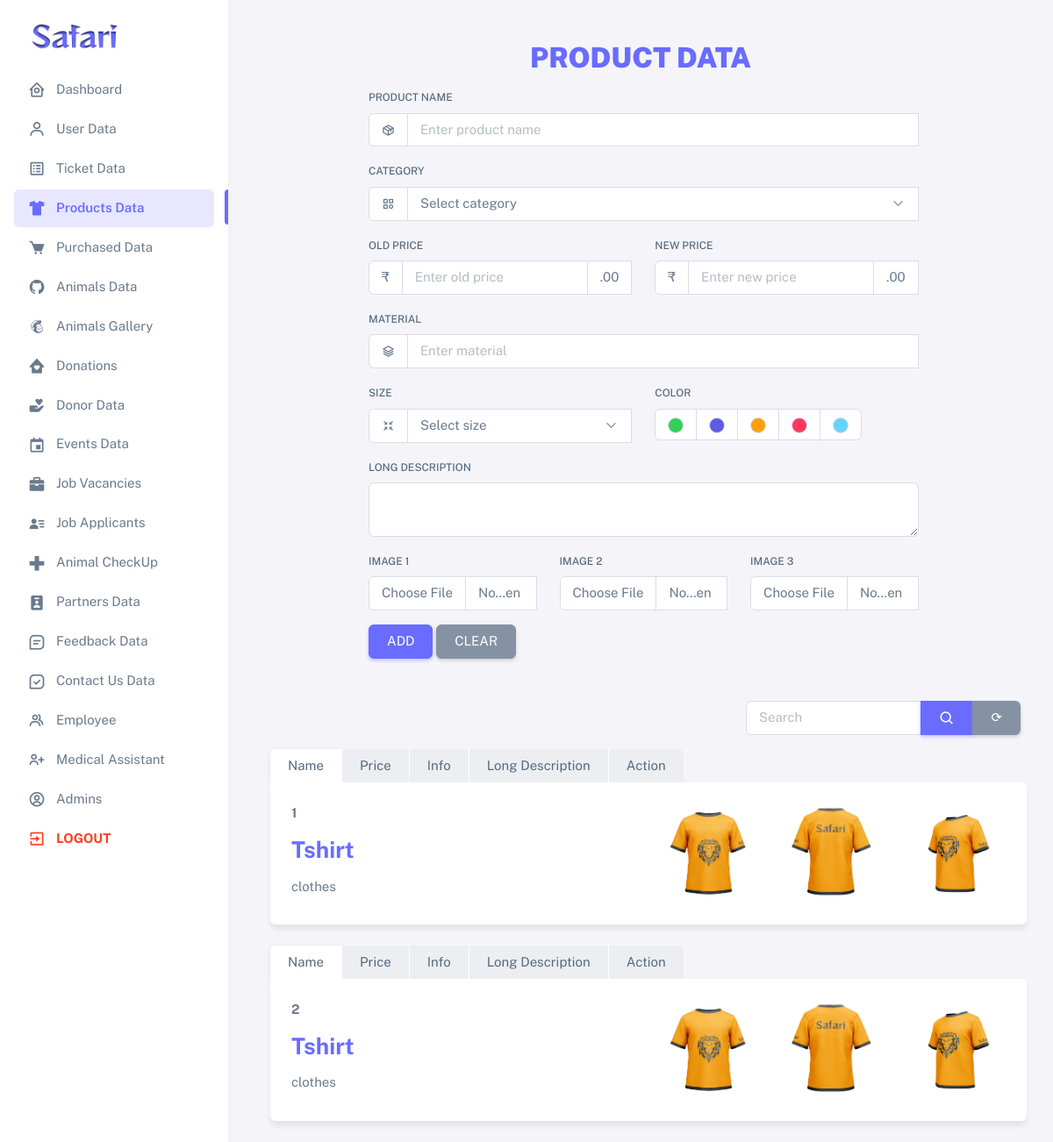
The app's page /admin/html/product-data.php with its own data.
### tables this page shows
CREATE TABLE `products` (
  `id` int(11) NOT NULL,
  `category` varchar(20) NOT NULL,
  `name` varchar(20) NOT NULL,
  `old_price` int(10) NOT NULL,
  `new_price` int(10) NOT NULL,
  `material` varchar(20) NOT NULL,
  `size` varchar(50) NOT NULL,
  `color` varchar(20) NOT NULL,
  `desc` varchar(100) NOT NULL,
  `img1` varchar(20) NOT NULL,
  `img2` varchar(20) NOT NULL,
  `img3` varchar(20) NOT NULL
);

### admin/html/product-data.php (the view, shortened to what the rows shown need)
<!DOCTYPE html>
<html lang="en" class="light-style layout-menu-fixed" dir="ltr" data-theme="theme-default" data-assets-path="../assets/"
   data-template="vertical-menu-template-free">
<head>
   <link rel="stylesheet" href="../assets/vendor/fonts/boxicons.css" />
   <link rel="stylesheet" href="../assets/vendor/css/core.css" class="template-customizer-core-css" />
   <link rel="stylesheet" href="../assets/vendor/css/theme-default.css" class="template-customizer-theme-css" />
   <link rel="stylesheet" href="../assets/css/demo.css" />
   <link rel="stylesheet" href="../assets/vendor/libs/perfect-scrollbar/perfect-scrollbar.css" />
   <link rel="stylesheet" href="../assets/vendor/libs/apex-charts/apex-charts.css" />
   <link rel="stylesheet" href="https://cdn.datatables.net/2.0.2/css/dataTables.bootstrap5.css">
</head>
<body>
   <div class="layout-wrapper layout-content-navbar">
      <div class="layout-container">
         <?php
         include "header.php"
            ?>
         <div class="layout-page">
            <div>
               <h2 class="text-uppercase text-primary fw-bolder text-center mt-5">Product Data</h2>
            </div>
            <div>
               <div class="col-xl-11 mx-lg-5">
                  <?php
                  if (isset ($_POST['search'])) {
                     $find = $_POST['find'];
                     $select = "SELECT * FROM products WHERE name LIKE '%$find%' OR category LIKE '%$find%' ORDER BY id";
                     $result = $con->query($select);
                     if (mysqli_num_rows($result) > 0)
                     {
                        while ($row = mysqli_fetch_array($result)) {
                     ?>
                     <div class="nav-align-top mb-4">
                        <ul class="nav nav-tabs" role="tablist">
                           <li class="nav-item">
                              <button type="button" class="nav-link active" role="tab" data-bs-toggle="tab"
                                 data-bs-target="#navs-top-name<?php echo $row['id']; ?>" aria-controls="navs-top-name"
                                 aria-selected="true">
                                 Name
                              </button>
                           </li>
                           <li class="nav-item">
                              <button type="button" class="nav-link" role="tab" data-bs-toggle="tab"
                                 data-bs-target="#navs-top-price<?php echo $row['id']; ?>" aria-controls="navs-top-price"
                                 aria-selected="false">
                                 Price
                              </button>
                           </li>
                           <li class="nav-item">
                              <button type="button" class="nav-link" role="tab" data-bs-toggle="tab"
                                 data-bs-target="#navs-top-info<?php echo $row['id']; ?>" aria-controls="navs-top-info"
                                 aria-selected="false">
                                 Info
                              </button>
                           </li>
                           <li class="nav-item">
                              <button type="button" class="nav-link" role="tab" data-bs-toggle="tab"
                                 data-bs-target="#navs-top-long<?php echo $row['id']; ?>" aria-controls="navs-top-long"
                                 aria-selected="false">
                                 Long Description
                              </button>
                           </li>
                           <li class="nav-item">
                              <button type="button" class="nav-link" role="tab" data-bs-toggle="tab"
                                 data-bs-target="#navs-top-action<?php echo $row['id']; ?>" aria-controls="navs-top-action"
                                 aria-selected="false">
                                 Action
                              </button>
                           </li>
                        </ul>
                        <div class="tab-content">
                           <div class="tab-pane fade show active" id="navs-top-name<?php echo $row['id']; ?>"
                              role="tabpanel">
                              <div class="row">
                                 <div class="col-md-6">
                                    <p class="fw-bold fs-6">
                                       <?php echo $row['id']; ?>
                                    </p>
                                    <h3 class="fw-bold text-primary">
                                       <?php echo $row['name']; ?>
                                    </h3>
                                    <p class="m-0">
                                       <?php echo $row['category']; ?>
                                    </p>
                                 </div>
                                 <div class="col-md-6">
                                    <div class="row">
                                       <div class="col-4">
                                          <img class="d-block w-100 rounded"
                                             src="../../img/product/<?php echo $row['img1']; ?>" alt="First image">
                                       </div>
                                       <div class="col-4">
                                          <img class="d-block w-100 rounded"
                                             src="../../img/product/<?php echo $row['img2']; ?>" alt="Second image">
                                       </div>
                                       <div class="col-4">
                                          <img class="d-block w-100 rounded"
                                             src="../../img/product/<?php echo $row['img3']; ?>" alt="Third image">
                                       </div>
                                    </div>
                                 </div>
                              </div>
                           </div>
                           <div class="tab-pane fade" id="navs-top-price<?php echo $row['id']; ?>" role="tabpanel">
                              <div class="demo-inline-spacing">
                                 <span>Old Price</span><span class="badge bg-danger">
                                    <?php echo $row['old_price']; ?> ₹
                                 </span>
                                 <span>New Price</span><span class="badge bg-success">
                                    <?php echo $row['new_price']; ?> ₹
                                 </span>
                              </div>
                           </div>
                           <div class="tab-pane fade" id="navs-top-info<?php echo $row['id']; ?>" role="tabpanel">
                              <h6>Material: <span class="fw-bold text-primary">
                                    <?php echo $row['material']; ?>
                                 </span></h6>
                              <h6>Size: <span class="fw-bold text-primary">
                                    <?php echo $row['size']; ?>
                                 </span></h6>
                              <h6>Color: <span class="fw-bold text-primary">
                                    <?php echo $row['color']; ?>
                                 </span></h6>
                           </div>
                           <div class="tab-pane fade" id="navs-top-long<?php echo $row['id']; ?>" role="tabpanel">
                              <p>
                                 <?php echo $row['desc']; ?>
                              </p>
                           </div>
                           <div class="tab-pane fade" id="navs-top-action<?php echo $row['id']; ?>" role="tabpanel">
                              <a href="product-data.php?edit=<?php echo $row['id'] ?>" class="me-3 text-warning">
                                 <i class="bx bx-edit-alt me-2"></i>Edit
                              </a>
                              <a href="product-data.php?del=<?php echo $row['id'] ?>" onclick="return confirm('ARE YOU SURE TO DELETE?');" class="text-danger">
                                 <i class="bx bx-trash me-2"></i>Delete
                              </a>
                           </div>
                        </div>
                     </div>
                     <?php
                     }
                        } else {
                        echo '<h3 class="text-danger fw-bold text-center mb-5">Product Not Found</h3>';
                        }
                        } else {
                        $select = "SELECT * FROM products ORDER BY id";
                        $result = $con->query($select);
                        while ($row = mysqli_fetch_array($result)) {
                     ?>
                     <div class="nav-align-top mb-4">
                        <ul class="nav nav-tabs" role="tablist">
                           <li class="nav-item">
                              <button type="button" class="nav-link active" role="tab" data-bs-toggle="tab"
                                 data-bs-target="#navs-top-name<?php echo $row['id']; ?>" aria-controls="navs-top-name" aria-selected="true">
                                 Name
                              </button>
                           </li>
                           <li class="nav-item">
                              <button type="button" class="nav-link" role="tab" data-bs-toggle="tab"
                                 data-bs-target="#navs-top-price<?php echo $row['id']; ?>" aria-controls="navs-top-price"
                                 aria-selected="false">
                                 Price
                              </button>
                           </li>
                           <li class="nav-item">
                              <button type="button" class="nav-link" role="tab" data-bs-toggle="tab"
                                 data-bs-target="#navs-top-info<?php echo $row['id']; ?>" aria-controls="navs-top-info"
                                 aria-selected="false">
                                 Info
                              </button>
                           </li>
                           <li class="nav-item">
                              <button type="button" class="nav-link" role="tab" data-bs-toggle="tab"
                                 data-bs-target="#navs-top-long<?php echo $row['id']; ?>" aria-controls="navs-top-long"
                                 aria-selected="false">
                                 Long Description
                              </button>
                           </li>
                           <li class="nav-item">
                              <button type="button" class="nav-link" role="tab" data-bs-toggle="tab"
                                 data-bs-target="#navs-top-action<?php echo $row['id']; ?>" aria-controls="navs-top-action"
                                 aria-selected="false">
                                 Action
                              </button>
                           </li>
                        </ul>
                        <div class="tab-content">
                           <div class="tab-pane fade show active" id="navs-top-name<?php echo $row['id']; ?>" role="tabpanel">
                              <div class="row">
                                 <div class="col-md-6">
                                    <p class="fw-bold fs-6">
                                       <?php echo $row['id']; ?>
                                    </p>
                                    <h3 class="fw-bold text-primary">
                                       <?php echo $row['name']; ?>
                                    </h3>
                                    <p class="m-0">
                                       <?php echo $row['category']; ?>
                                    </p>
                                 </div>
                                 <div class="col-md-6">
                                    <div class="row">
                                       <div class="col-4">
                                          <img class="d-block w-100 rounded" src="../../img/product/<?php echo $row['img1']; ?>"
                                             alt="First image">
                                       </div>
                                       <div class="col-4">
                                          <img class="d-block w-100 rounded" src="../../img/product/<?php echo $row['img2']; ?>"
                                             alt="Second image">
                                       </div>
                                       <div class="col-4">
                                          <img class="d-block w-100 rounded" src="../../img/product/<?php echo $row['img3']; ?>"
                                             alt="Third image">
                                       </div>
                                    </div>
                                 </div>
                              </div>
                           </div>
                        </div>
                     </div>
                  <?php
                     }
                  }
                  ?>
               </div>
            </div>
         </div>
      </div>
   </div>
</body>
</html>

### records on screen
products: id "1", name "Tshirt", category "clothes", img1 (picture), img2 (picture), img3 (picture)
products: id "2", name "Tshirt", category "clothes", img1 (picture), img2 (picture), img3 (picture)
